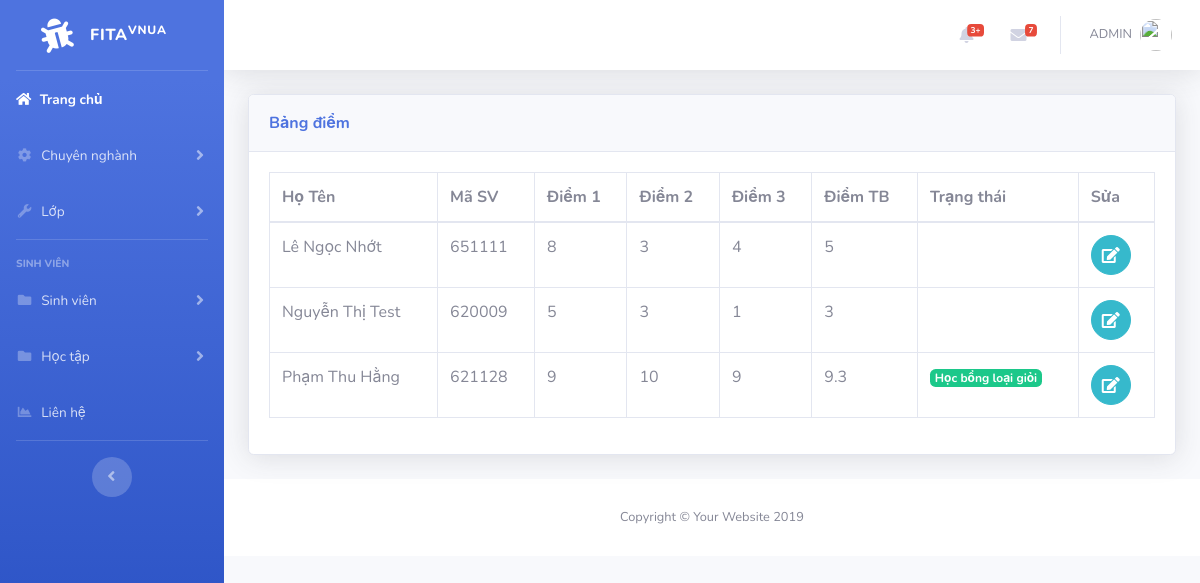
Screenshot of /point.php with the database file from the repository.
### tables this page shows
CREATE TABLE `student` (
  `id` int(11) NOT NULL,
  `name` varchar(50) NOT NULL,
  `code` varchar(6) NOT NULL,
  `class` varchar(50) NOT NULL,
  `phone` varchar(50) NOT NULL,
  `email` varchar(50) NOT NULL,
  `id_pos` int(6) NOT NULL
);

CREATE TABLE `points` (
  `id` int(11) NOT NULL,
  `id_sv` int(11) NOT NULL,
  `diem1` varchar(50) NOT NULL,
  `diem2` varchar(50) NOT NULL,
  `diem3` varchar(50) NOT NULL,
  `tbc` varchar(50) NOT NULL
);

### point.php (the view, shortened to what this page needs)
<?php
include('includes/header.php');
include('includes/navbar.php');
include('includes/connect.php');
?>
<div class="container-fluid">
<div class="card shadow mb-4">
  <div class="card-header py-3">
    <h7 class="m-0 font-weight-bold text-primary">Bảng điểm
    </h7>
  </div>
  <div class="card-body">
  <div class="table-responsive">
<?php
$query_3="SELECT student.name,code, points.id, diem1, diem2, diem3, tbc FROM student INNER JOIN points ON student.id = points.id_sv";
$query_run3=mysqli_query($connect,$query_3);
 ?>
      <table class="table table-bordered" id="dataTable" width="100%" cellspacing="0">
        <thead>
          <tr>
            <th>Họ Tên</th>
            <th>Mã SV</th>
            <th>Điểm 1</>
            <th>Điểm 2</th>
            <th>Điểm 3</th>
            <th>Điểm TB</th>
            <th>Trạng thái</th>
            <th>Sửa</th>
          </tr>
        </thead>
        <tbody>
          <?php
              if(mysqli_num_rows($query_run3)>0)
              {
                while($row=mysqli_fetch_assoc($query_run3))
                {
                  ?>
                      <tr>
                        <td><?php echo $row['name']; ?></td>
                        <td><?php echo $row['code']; ?></td>
                        <td><?php echo $row['diem1']; ?></td>
                        <td><?php echo $row['diem2']; ?></td>
                        <td><?php echo $row['diem3']; ?></td>
                        <td><?php echo round($row['tbc'],1); ?></td>
                        <td>
                            <?php
                                if($row['tbc']>=8)
                                {
                                    echo '<span class="badge badge-success">Học bổng loại giỏi</span>';
                                }
                            ?>
                        </td>
                        <td>
                            <form action="edit_point.php" method="post">
                                <button  type="submit" name="edit_point" class="btn btn-info btn-circle"><i class="fa fa-edit edit"></i></button>
                            </form>
                        </td>
                      </tr>
                  <?php
                }
              }
              else
              {
                echo "Not found";
              }
           ?>
        </tbody>
      </table>
    </div>
  </div>
</div>
</div>
<?php
include('includes/footer.php');
?>

### rows the page displays
student: name "Lê Ngọc Nhớt", code "651111", points.diem1 "8", points.diem2 "3", points.diem3 "4", points.tbc "5"
student: name "Nguyễn Thị Test", code "620009", points.diem1 "5", points.diem2 "3", points.diem3 "1", points.tbc "3"
student: name "Phạm Thu Hằng", code "621128", points.diem1 "9", points.diem2 "10", points.diem3 "9", points.tbc "9.3", shows "Học bổng loại giỏi"
